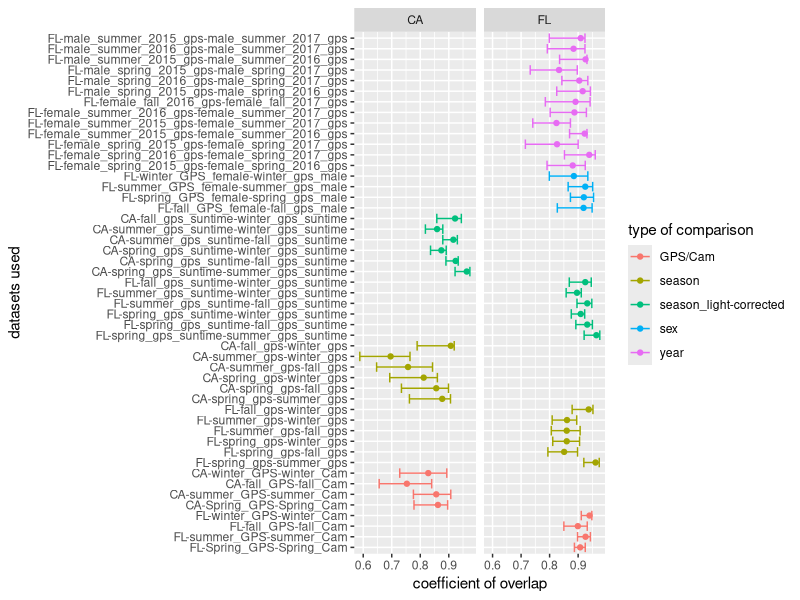

Reproduce this figure in R.
# PLot all the overlap coefficients

library(here)
library(tidyverse)

df<-read_csv(here("output/overlap_table.csv"))

df$type<-as.factor(df$type)
df$full<-paste(df$state, df$db1, df$db2, sep='-')

df %>% 
  arrange(type) %>% 
  mutate(full=factor(full, levels=full)) %>% 
ggplot(aes(full, coef_overlap, colour=type, group=type))+
  geom_point()+
  geom_errorbar(aes(ymin=CI_lower, ymax=CI_upper), size=0.5)+
  labs(y="coefficient of overlap",x="datasets used",colour="type of comparison")+
  facet_wrap(~state)+
  coord_flip()
